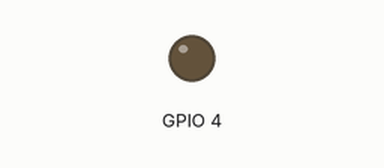
This sketch was run on a simulated ESP32. On the bench: output pins drawn as LEDs (lit = HIGH). What the sketch prints to the serial monitor is not drawn.

Above: at 7.5 s.
At 14.5 s:
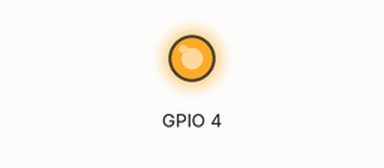
Timing chart, 0 to 20.6 s (numbered marks = the images above):
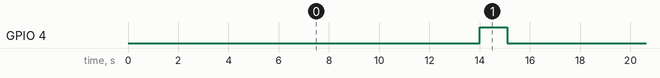

Measured:
- by itself, GPIO 4: alternates HIGH for 1.1 s and LOW for 14.0 s

The sketch:

STOPBAY_CAM.ino
```cpp
/*
  STOPBAY - ESP32-CAM Dummy Plate Sender v2.0
  Simulasi kamera pemindai plat nomor + dummy snapshot.
  Mengirim string dummy plate via Serial (U0T/U0R) ke Main ESP32.

  Wiring to Main ESP32:
    CAM 5V   -> 5V Breadboard
    CAM GND  -> GND Breadboard
    CAM TX/U0T -> GPIO 16 (RX2) Main ESP32
    CAM RX/U0R -> GPIO 17 (TX2) Main ESP32

  POWER NOTE: Power ESP32-CAM from 5V rail (NOT USB) to avoid
  Serial0 conflict with the USB-to-UART chip.
*/

#include "esp_camera.h"

// Dummy plate numbers
const char* plates[] = {
  "B 1234 ABC",
  "B 5678 XYZ",
  "D 9012 EFG",
  "L 3456 HIJ",
  "F 7890 KLM"
};
const int numPlates = sizeof(plates) / sizeof(plates[0]);
int idx = 0;

const unsigned long INTERVAL = 15000;  // 15 detik antar kirim
unsigned long lastSend = 0;

// ============================================================
// SETUP
// ============================================================
void setup() {
  Serial.begin(115200);
  delay(1000);
  Serial.println("\n[STOPBAY-CAM] v2.0 Dummy Plate Sender");
  Serial.println("[STOPBAY-CAM] Interval: 15 detik");

  // Flash LED indikator (GPIO 4)
  pinMode(4, OUTPUT);
  digitalWrite(4, LOW);

  Serial.println("[STOPBAY-CAM] Siap mengirim ke Main ESP32");
}

// ============================================================
// LOOP
// ============================================================
void loop() {
  unsigned long now = millis();

  if (now - lastSend >= INTERVAL) {
    lastSend = now;
    sendPlate();
    idx = (idx + 1) % numPlates;
  }

  // Flash LED 1 detik sebelum kirim
  digitalWrite(4, (now - lastSend > INTERVAL - 1000) ? HIGH : LOW);
  delay(100);
}

// ============================================================
// SEND PLATE
// ============================================================
void sendPlate() {
  const char* plate = plates[idx];

  Serial.printf("[CAM] Sending: %s\n", plate);

  // Kirim plate via Serial ke Main ESP32
  Serial.println(plate);

  // Flash LED
  digitalWrite(4, HIGH);
  delay(80);
  digitalWrite(4, LOW);
}
```
